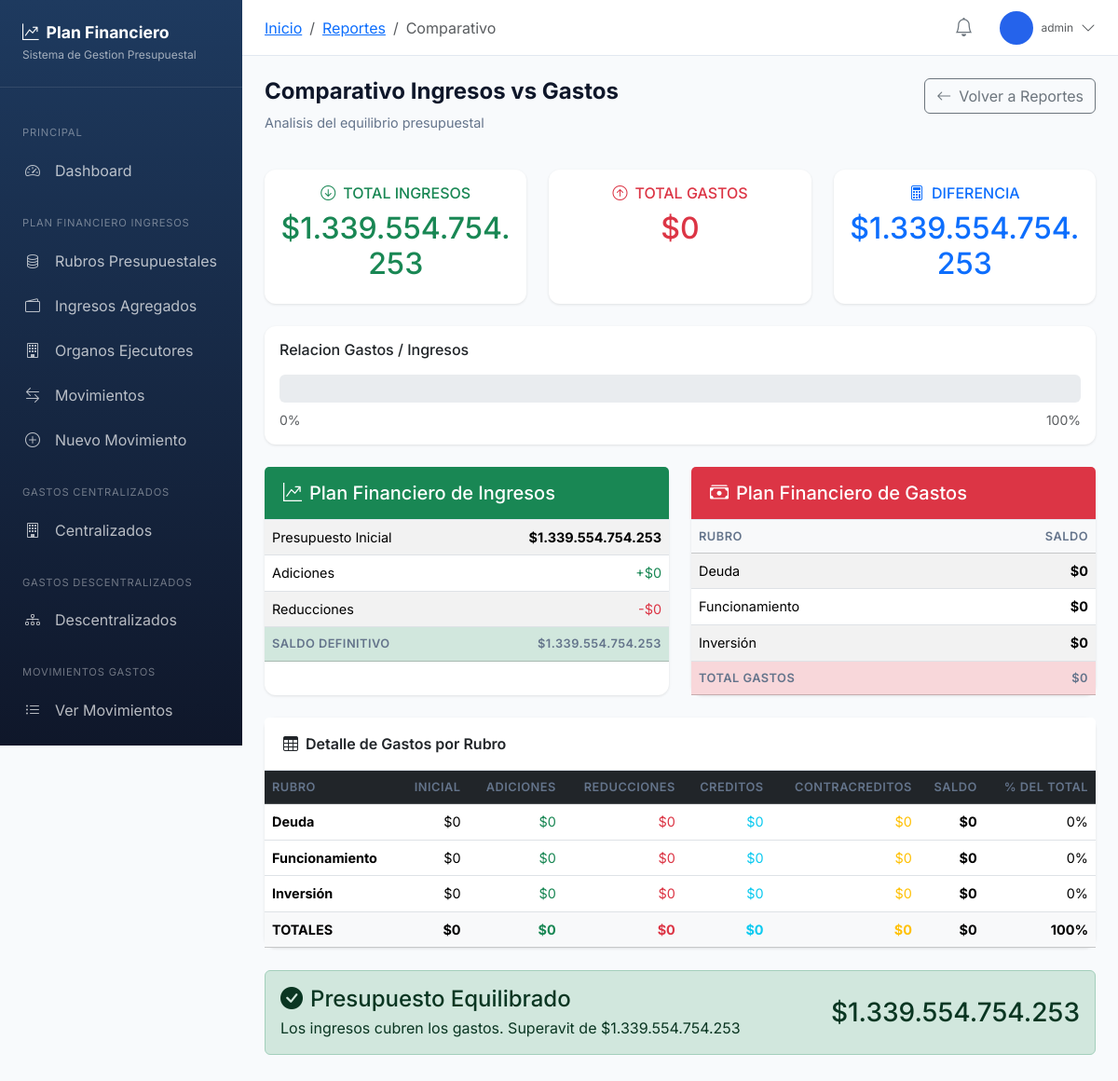
Page /app/reportes/comparativo/ (signed in) on the earlier database version.
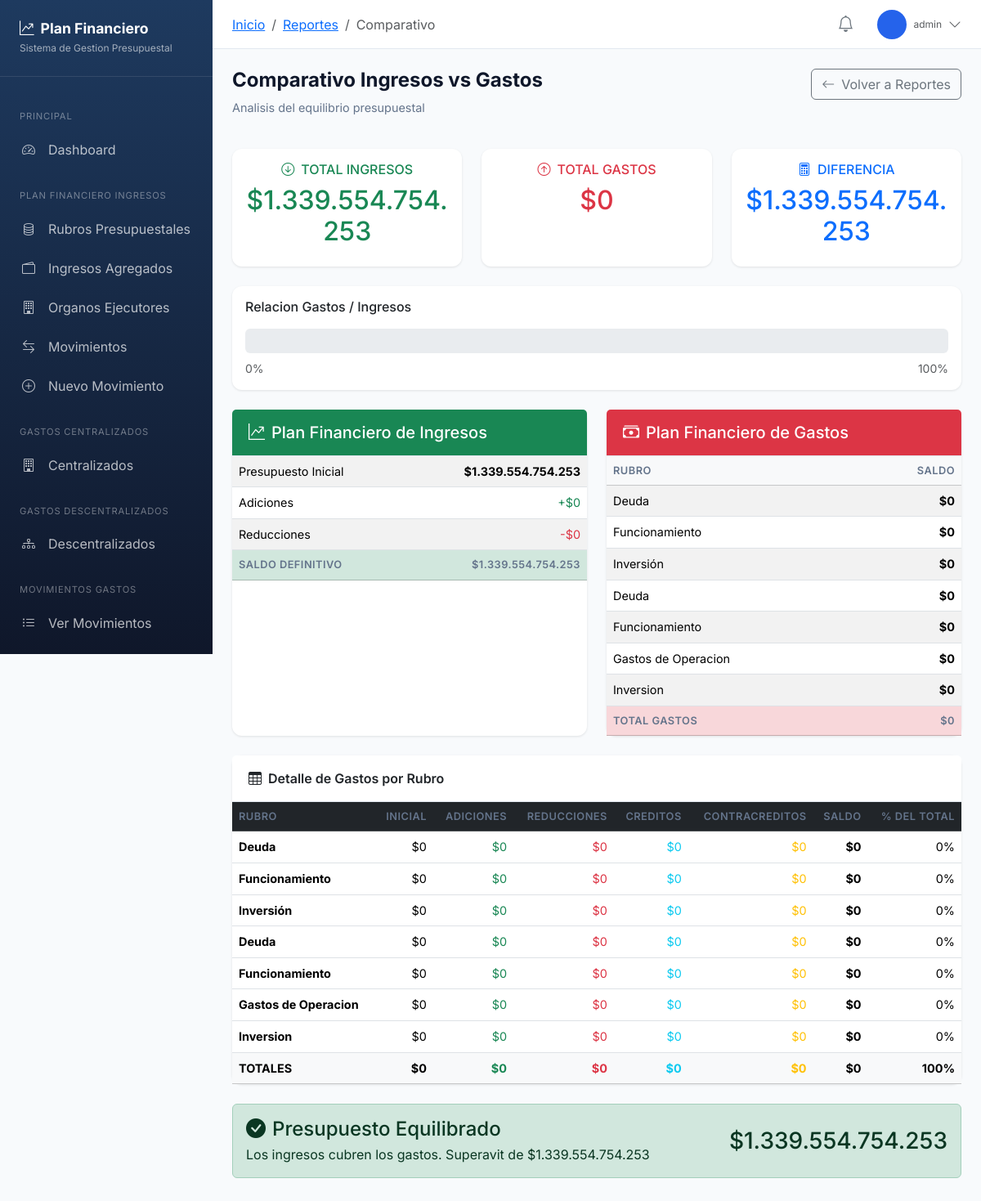
Same page on the later database version.
### planfinanciero/models.py (models this page shows, shortened)
class RubroGasto(models.Model):
    TIPO_ENTIDAD_CHOICES = [
        ('CENTRALIZADO', 'Centralizado'),
        ('DESCENTRALIZADO', 'Descentralizado'),
    ]
    RUBRO_CHOICES = [
        ('FUNCIONAMIENTO', 'Funcionamiento'),
        ('DEUDA', 'Deuda'),
        ('INVERSION', 'Inversión'),
        ('GASTOS_OPERACION', 'Gastos de Operación'),
    ]
    tipo_entidad = models.CharField(
        max_length=20,
        choices=TIPO_ENTIDAD_CHOICES,
        default='CENTRALIZADO',
        verbose_name="Tipo de Entidad"
    )
    codigo = models.CharField(
        max_length=30,
        verbose_name="Código Rubro"
    )
    nombre = models.CharField(max_length=100, verbose_name="Nombre")
    descripcion = models.TextField(blank=True, verbose_name="Descripción")
    activo = models.BooleanField(default=True)
    fecha_creacion = models.DateTimeField(auto_now_add=True)
    class Meta:
        verbose_name = "Rubro de Gasto"
        verbose_name_plural = "Rubros de Gastos"
        ordering = ['tipo_entidad', 'codigo']
        unique_together = ['tipo_entidad', 'codigo']
    @property
    def presupuesto_inicial(self):
        if hasattr(self, '_presupuesto_inicial'):
            return self._presupuesto_inicial or Decimal('0')
        total = self.movimientos.filter(
            tipo='INICIAL',
            anulado=False
        ).aggregate(total=Sum('valor'))['total']
        return total or Decimal('0')
    @property
    def total_adiciones(self):
        if hasattr(self, '_total_adiciones'):
            return self._total_adiciones or Decimal('0')
        total = self.movimientos.filter(
            tipo='ADICION',
            anulado=False
        ).aggregate(total=Sum('valor'))['total']
        return total or Decimal('0')
    @property
    def total_reducciones(self):
        if hasattr(self, '_total_reducciones'):
            return self._total_reducciones or Decimal('0')
        total = self.movimientos.filter(
            tipo='REDUCCION',
            anulado=False
        ).aggregate(total=Sum('valor'))['total']
        return total or Decimal('0')
    @property
    def total_creditos(self):
        if hasattr(self, '_total_creditos'):
            return self._total_creditos or Decimal('0')
        total = self.movimientos.filter(
            tipo='CREDITO',
            anulado=False
        ).aggregate(total=Sum('valor'))['total']
        return total or Decimal('0')
    @property
    def total_contracreditos(self):
        if hasattr(self, '_total_contracreditos'):
            return self._total_contracreditos or Decimal('0')
        total = self.movimientos.filter(
            tipo='CONTRACREDITO',
            anulado=False
        ).aggregate(total=Sum('valor'))['total']
        return total or Decimal('0')
    @property
    def saldo_actual(self):
        return (
            self.presupuesto_inicial +
            self.total_adiciones -
            self.total_reducciones +
            self.total_creditos -
            self.total_contracreditos
        )

### planfinanciero/views.py (the view)
# urls.py: path('reportes/comparativo/', views.reporte_comparativo, name='reporte_comparativo'),
@login_required
def reporte_comparativo(request):
    totales_ingresos = Movimiento.objects.filter(anulado=False).aggregate(
        inicial=Coalesce(Sum('valor', filter=Q(tipo='INICIAL')), Value(Decimal('0')), output_field=DecimalField()),
        adiciones=Coalesce(Sum('valor', filter=Q(tipo='ADICION')), Value(Decimal('0')), output_field=DecimalField()),
        reducciones=Coalesce(Sum('valor', filter=Q(tipo='REDUCCION')), Value(Decimal('0')), output_field=DecimalField()),
    )
    ingresos_inicial = totales_ingresos['inicial'] or Decimal('0')
    ingresos_adiciones = totales_ingresos['adiciones'] or Decimal('0')
    ingresos_reducciones = totales_ingresos['reducciones'] or Decimal('0')
    total_ingresos = ingresos_inicial + ingresos_adiciones - ingresos_reducciones
    rubros_gastos = []
    for rubro in RubroGasto.objects.filter(activo=True):
        rubros_gastos.append({
            'nombre': rubro.nombre,
            'inicial': rubro.presupuesto_inicial,
            'adiciones': rubro.total_adiciones,
            'reducciones': rubro.total_reducciones,
            'creditos': rubro.total_creditos,
            'contracreditos': rubro.total_contracreditos,
            'saldo': rubro.saldo_actual,
        })
    gastos_inicial = sum(r['inicial'] for r in rubros_gastos)
    gastos_adiciones = sum(r['adiciones'] for r in rubros_gastos)
    gastos_reducciones = sum(r['reducciones'] for r in rubros_gastos)
    gastos_creditos = sum(r['creditos'] for r in rubros_gastos)
    gastos_contracreditos = sum(r['contracreditos'] for r in rubros_gastos)
    total_gastos = sum(r['saldo'] for r in rubros_gastos)
    diferencia = total_ingresos - total_gastos
    porcentaje_ejecucion = (total_gastos / total_ingresos * 100) if total_ingresos > 0 else 0
    context = {
        'ingresos_inicial': ingresos_inicial,
        'ingresos_adiciones': ingresos_adiciones,
        'ingresos_reducciones': ingresos_reducciones,
        'total_ingresos': total_ingresos,
        'rubros_gastos': rubros_gastos,
        'gastos_inicial': gastos_inicial,
        'gastos_adiciones': gastos_adiciones,
        'gastos_reducciones': gastos_reducciones,
        'gastos_creditos': gastos_creditos,
        'gastos_contracreditos': gastos_contracreditos,
        'total_gastos': total_gastos,
        'diferencia': diferencia,
        'porcentaje_ejecucion': porcentaje_ejecucion,
    }
    return render(request, 'planfinanciero/reporte_comparativo.html', context)

### templates/planfinanciero/reporte_comparativo.html (shortened to what the changed rows need)
{% extends 'planfinanciero/base_app.html' %}
{% load humanize %}
{% block content %}
<div class="d-flex justify-content-between align-items-start mb-4">
    <div>
        <h1 class="page-title">Comparativo Ingresos vs Gastos</h1>
    </div>
</div>
<div class="row g-4 mb-4">
    <div class="col-md-4">
        <div class="card h-100 border-success">
            <div class="card-body text-center">
                <h2 class="text-success">${{ total_ingresos|floatformat:0|intcomma }}</h2>
            </div>
        </div>
    </div>
    <div class="col-md-4">
        <div class="card h-100 border-danger">
            <div class="card-body text-center">
                <h2 class="text-danger">${{ total_gastos|floatformat:0|intcomma }}</h2>
            </div>
        </div>
    </div>
    <div class="col-md-4">
        <div class="card h-100 {% if diferencia >= 0 %}border-primary{% else %}border-warning{% endif %}">
            <div class="card-body text-center">
                <h2 class="{% if diferencia >= 0 %}text-primary{% else %}text-warning{% endif %}">
                    ${{ diferencia|floatformat:0|intcomma }}
                </h2>
            </div>
        </div>
    </div>
</div>
<div class="row g-4">
    <div class="col-md-6">
        <div class="card h-100">
            <div class="card-body p-0">
                <table class="table table-striped mb-0">
                    <tfoot class="table-success">
                        <tr>
                            <th>SALDO DEFINITIVO</th>
                            <th class="text-end">${{ total_ingresos|floatformat:0|intcomma }}</th>
                        </tr>
                    </tfoot>
                </table>
            </div>
        </div>
    </div>
    <div class="col-md-6">
        <div class="card h-100">
            <div class="card-body p-0">
                <table class="table table-striped mb-0">
                    <thead class="table-light">
                        <tr>
                            <th>Rubro</th>
                            <th class="text-end">Saldo</th>
                        </tr>
                    </thead>
                    <tbody>
                        {% for rubro in rubros_gastos %}
                        <tr>
                            <td>{{ rubro.nombre }}</td>
                            <td class="text-end fw-bold">${{ rubro.saldo|floatformat:0|intcomma }}</td>
                        </tr>
                        {% endfor %}
                    </tbody>
                    <tfoot class="table-danger">
                        <tr>
                            <th>TOTAL GASTOS</th>
                            <th class="text-end">${{ total_gastos|floatformat:0|intcomma }}</th>
                        </tr>
                    </tfoot>
                </table>
            </div>
        </div>
    </div>
</div>
<div class="card mt-4">
    <div class="card-body p-0">
        <div class="table-responsive">
            <table class="table table-hover mb-0">
                <thead class="table-dark">
                    <tr>
                        <th>Rubro</th>
                        <th class="text-end">Inicial</th>
                        <th class="text-end">Adiciones</th>
                        <th class="text-end">Reducciones</th>
                        <th class="text-end">Creditos</th>
                        <th class="text-end">Contracreditos</th>
                        <th class="text-end">Saldo</th>
                        <th class="text-end">% del Total</th>
                    </tr>
                </thead>
                <tbody>
                    {% for rubro in rubros_gastos %}
                    <tr>
                        <td><strong>{{ rubro.nombre }}</strong></td>
                        <td class="text-end">${{ rubro.inicial|floatformat:0|intcomma }}</td>
                        <td class="text-end text-success">${{ rubro.adiciones|floatformat:0|intcomma }}</td>
                        <td class="text-end text-danger">${{ rubro.reducciones|floatformat:0|intcomma }}</td>
                        <td class="text-end text-info">${{ rubro.creditos|floatformat:0|intcomma }}</td>
                        <td class="text-end text-warning">${{ rubro.contracreditos|floatformat:0|intcomma }}</td>
                        <td class="text-end fw-bold">${{ rubro.saldo|floatformat:0|intcomma }}</td>
                        <td class="text-end">
                            {% if total_gastos > 0 %}
                            {{ rubro.saldo|floatformat:0|intcomma }}
                            {% widthratio rubro.saldo total_gastos 100 %}%
                            {% else %}
                            0%
                            {% endif %}
                        </td>
                    </tr>
                    {% endfor %}
                </tbody>
            </table>
        </div>
    </div>
</div>
{% endblock %}

Differences in the rows shown:
added RubroGasto: nombre "Deuda", nombre "Deuda"
added RubroGasto: nombre "Funcionamiento", nombre "Funcionamiento"
added RubroGasto: nombre "Gastos de Operacion", nombre "Gastos de Operacion"
added RubroGasto: nombre "Inversion", nombre "Inversion"
Other differences:
new list line: "$ 0"
new list line: "$ 0 $ 0 $ 0 $ 0 $ 0 $ 0 0%"
